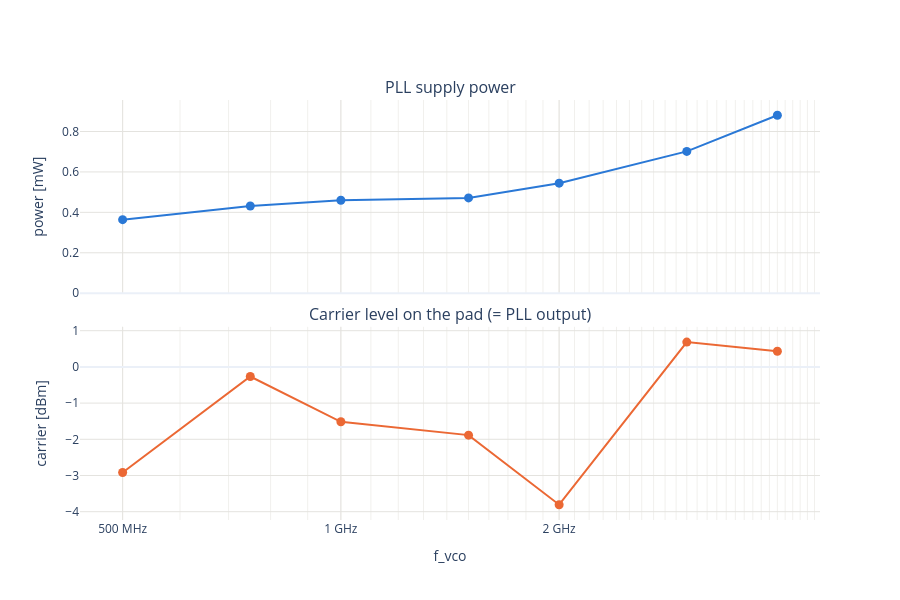

The notebook cell saved with this chart:
### Code cell
# PLL supply power and carrier level on the pad vs f_vco.
fig = make_subplots(rows=2, cols=1, shared_xaxes=True, vertical_spacing=0.08,
                    subplot_titles=["PLL supply power", "Carrier level on the pad (= PLL output)"])
fig.add_scatter(x=ok["f_vco"] / 1e6, y=ok["pll_p"] * 1e3, mode="lines+markers", showlegend=False, row=1, col=1,
                line=dict(color=PALETTE[0], width=2), marker=dict(size=9), customdata=HOVER_DATA,
                hovertemplate=f"%{{y:.3f}} mW at %{{x:g}} MHz<br>{HOVER_SETTING}<extra></extra>")
fig.add_scatter(x=ok["f_vco"] / 1e6, y=ok["carrier_dbm"], mode="lines+markers", showlegend=False, row=2, col=1,
                line=dict(color=PALETTE[1], width=2), marker=dict(size=9), customdata=np.c_[HOVER_DATA, ok["total_div"]],
                hovertemplate=f"%{{y:.1f}} dBm at %{{x:g}} MHz (/%{{customdata[6]:.0f}})<br>{HOVER_SETTING}<extra></extra>")
fig.update_layout(template="plotly_white", height=600)
fig.update_xaxes(gridcolor=GRID, **FREQ_AXIS)
fig.update_xaxes(title="f_vco", row=2)
fig.update_yaxes(gridcolor=GRID)
fig.update_yaxes(title="power [mW]", rangemode="tozero", row=1)
fig.update_yaxes(title="carrier [dBm]", row=2)
save(fig, "power_carrier_vs_f")

### Figure 1 — Plotly figure (JSON) as saved in the notebook; plotly's stock layout.template omitted (floating-point values rounded to 4 significant figures)
{"data": [{"customdata": [[13.0, 11.0, 8.0, 2005.0, -2.919, 3.906], [10.0, 9.0, 2.0, 2004.0, -0.2664, 5.859], [6.0, 8.0, 10.0, 1996.0, -1.516, 7.812], [0.0, 11.0, 15.0, 1939.0, -1.885, 11.72], [0.0, 9.0, 0.0, 1938.0, -3.807, 15.62], [0.0, 8.0, 12.0, 15020.0, 0.6855, 23.44], [0.0, 8.0, 0.0, 28040.0, 0.4333, 31.25]], "hovertemplate": "%{y:.3f} mW at %{x:g} MHz<br>ref %{customdata[5]:.4g} MHz, c%{customdata[0]:.0f} min %{customdata[1]:.0f} max %{customdata[2]:.0f}, |Kvco| %{customdata[3]:.0f} MHz/V, carrier %{customdata[4]:.1f} dBm<extra></extra>", "line": {"color": "#2a78d6", "width": 2}, "marker": {"size": 9}, "mode": "lines+markers", "showlegend": false, "type": "scatter", "x": [500.0, 750.0, 1000.0, 1500.0, 2000.0, 3000.0, 4000.0], "xaxis": "x", "y": [0.3639, 0.4315, 0.46, 0.4713, 0.5444, 0.7015, 0.8802], "yaxis": "y"}, {"customdata": [[13.0, 11.0, 8.0, 2005.0, -2.919, 3.906, 4.0], [10.0, 9.0, 2.0, 2004.0, -0.2664, 5.859, 8.0], [6.0, 8.0, 10.0, 1996.0, -1.516, 7.812, 8.0], [0.0, 11.0, 15.0, 1939.0, -1.885, 11.72, 16.0], [0.0, 9.0, 0.0, 1938.0, -3.807, 15.62, 16.0], [0.0, 8.0, 12.0, 15020.0, 0.6855, 23.44, 32.0], [0.0, 8.0, 0.0, 28040.0, 0.4333, 31.25, 32.0]], "hovertemplate": "%{y:.1f} dBm at %{x:g} MHz (/%{customdata[6]:.0f})<br>ref %{customdata[5]:.4g} MHz, c%{customdata[0]:.0f} min %{customdata[1]:.0f} max %{customdata[2]:.0f}, |Kvco| %{customdata[3]:.0f} MHz/V, carrier %{customdata[4]:.1f} dBm<extra></extra>", "line": {"color": "#eb6834", "width": 2}, "marker": {"size": 9}, "mode": "lines+markers", "showlegend": false, "type": "scatter", "x": [500.0, 750.0, 1000.0, 1500.0, 2000.0, 3000.0, 4000.0], "xaxis": "x2", "y": [-2.919, -0.2664, -1.516, -1.885, -3.807, 0.6855, 0.4333], "yaxis": "y2"}], "layout": {"annotations": [{"font": {"size": 16}, "showarrow": false, "text": "PLL supply power", "x": 0.5, "xanchor": "center", "xref": "paper", "y": 1, "yanchor": "bottom", "yref": "paper"}, {"font": {"size": 16}, "showarrow": false, "text": "Carrier level on the pad (= PLL output)", "x": 0.5, "xanchor": "center", "xref": "paper", "y": 0.46, "yanchor": "bottom", "yref": "paper"}], "height": 600, "xaxis": {"anchor": "y", "domain": [0, 1], "gridcolor": "#e4e3df", "matches": "x2", "minor": {"gridcolor": "#f1f0ed", "showgrid": true}, "showticklabels": false, "ticktext": ["100 MHz", "200 MHz", "500 MHz", "1 GHz", "2 GHz", "5 GHz", "10 GHz"], "tickvals": [100, 200, 500, 1000, 2000, 5000, 10000], "type": "log"}, "xaxis2": {"anchor": "y2", "domain": [0, 1], "gridcolor": "#e4e3df", "minor": {"gridcolor": "#f1f0ed", "showgrid": true}, "ticktext": ["100 MHz", "200 MHz", "500 MHz", "1 GHz", "2 GHz", "5 GHz", "10 GHz"], "tickvals": [100, 200, 500, 1000, 2000, 5000, 10000], "title": {"text": "f_vco"}, "type": "log"}, "yaxis": {"anchor": "x", "domain": [0.54, 1], "gridcolor": "#e4e3df", "rangemode": "tozero", "title": {"text": "power [mW]"}}, "yaxis2": {"anchor": "x2", "domain": [0, 0.46], "gridcolor": "#e4e3df", "title": {"text": "carrier [dBm]"}}}}
